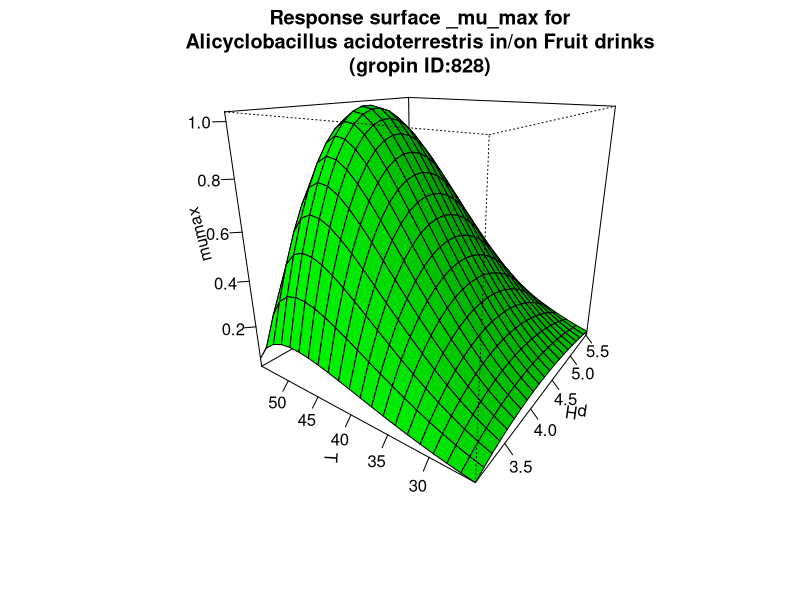

This figure's R source:
#############################
# start of Parameter script
#############################
pH <- seq(3.03303,5.52447552447553,length.out=21)
T <- seq(25.025,54.9450549450549,length.out=21)
#############################
# end of Parameter script
#############################
############################# 
# start of Model script Gropin ID 828 
#############################
 
# constant coefficients for this model
pHmin <- 2.93
pHopt <- 4.22
pHmax <- 5.9
Tmin <- 18.11
Topt <- 48.6
Tmax <- 55.68
mopt <- 1.035
 
variables <- data.frame(pH,T)
argumentsPar <- unique.data.frame(expand.grid(variables))
 
# heart of the model
response_surface <- function(pH,T) {
   mumax <-1.035*((pH-pHmax)*(pH-pHmin)/((pHopt-pHmin)*(pH-pHopt)-(pHopt-pHmax)*(pHmin-pH)))*((T-Tmax)*((T-Tmin)^2)/((Topt-Tmin)*((Topt-Tmin)*(T-Topt)-(Topt-Tmax)*(Topt+Tmin-2*T))))

	return(mumax=mumax)
} 

# output parameters
responseSurface <- cbind(argumentsPar,response_surface(argumentsPar['pH'],argumentsPar['T']))
colnames(responseSurface) <- c(colnames(argumentsPar),'mumax')
#############################
# End of Model script
#############################
############################# 
# start of Visualisation script Gropin ID 828 
#############################
titleText <-'Response surface _mu_max for
Alicyclobacillus acidoterrestris in/on Fruit drinks
(gropin ID:828)'
persp(pH,T,matrix(unlist(responseSurface$'mumax'),nrow=21),col = 'green',xlab='pH',ylab='T',zlab='mumax',main=titleText,theta=305,phi=20,shade=0.25,ticktype = 'detailed')
#############################
# End of Visualisation script
#############################
